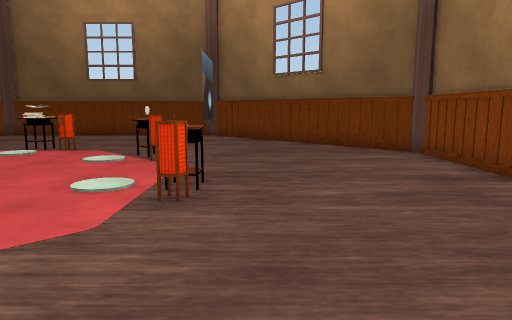
[1] (above)

16 first-person views from a walk through a scene from a Unity 3-D project. The camera is 1.3 m above the floor, tilts 8° down and sees 70° across. The floor is counted in squares, 1 m on a side. Each view is taken from the middle of a square. On the plan, view 1 faces up. The plan holds only what a view shows up to about 15 squares ahead; the rest is blank. The place goes on beyond the plan. The player is left out.

[2]
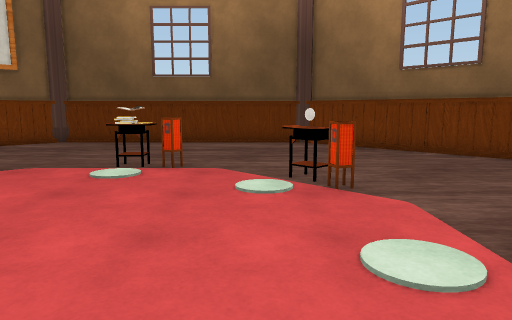

[3]
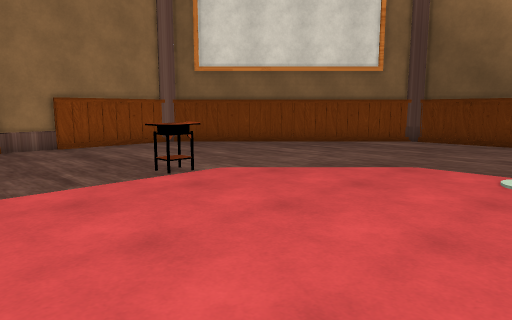

[4]
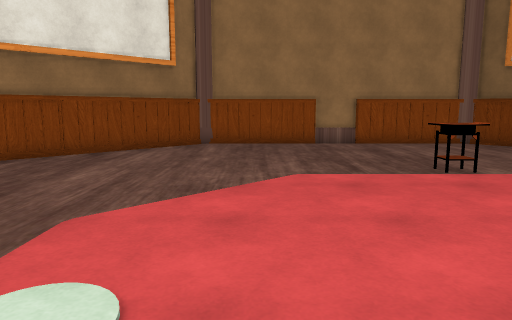

[5]
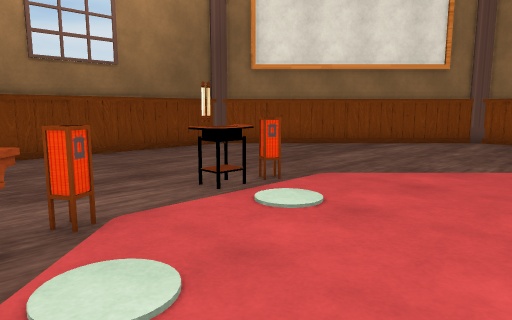

[6]
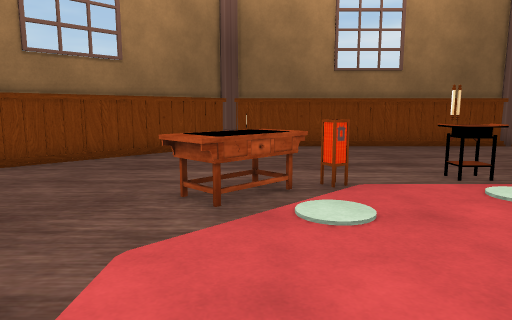

[7]
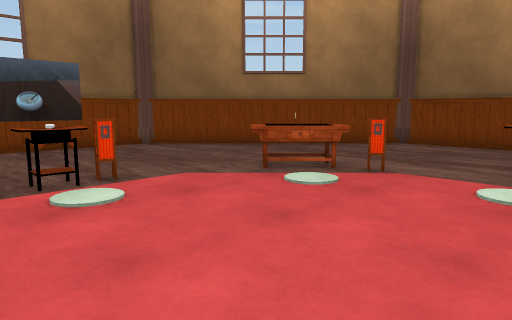

[8]
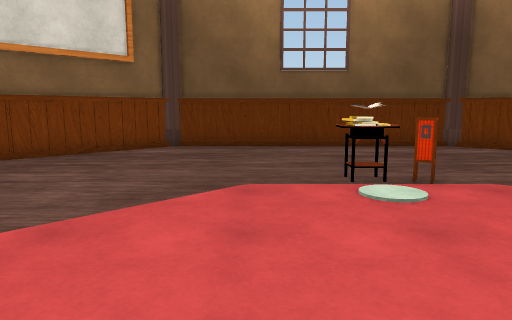

[9]
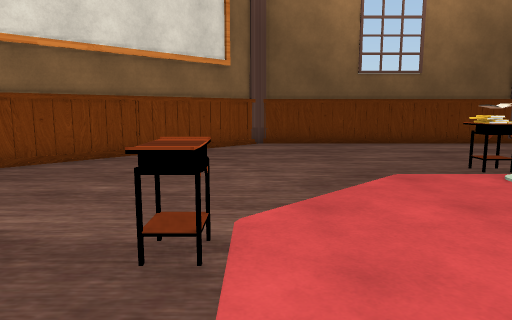

[10]
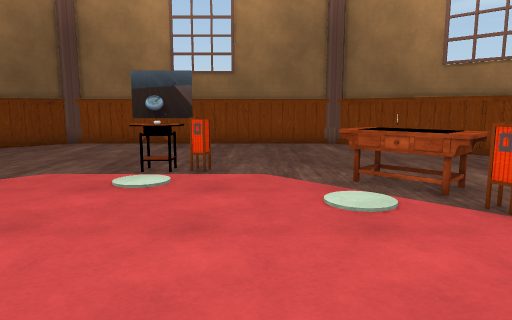

[11]
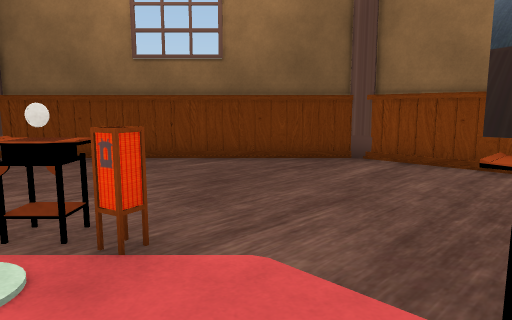

[12]
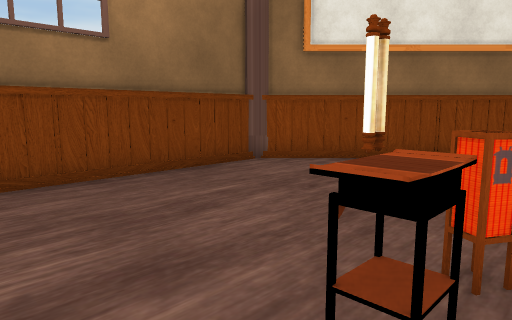

[13]
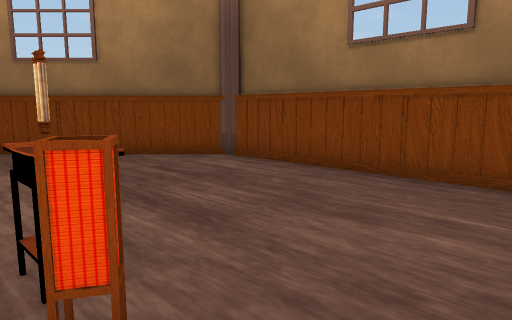

[14]
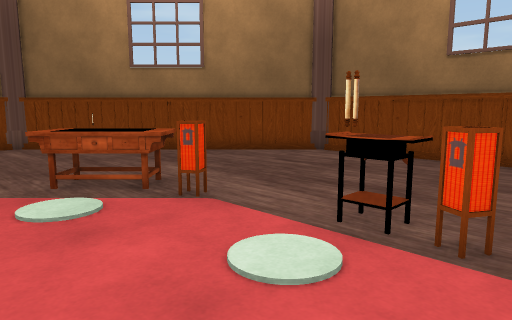

[15]
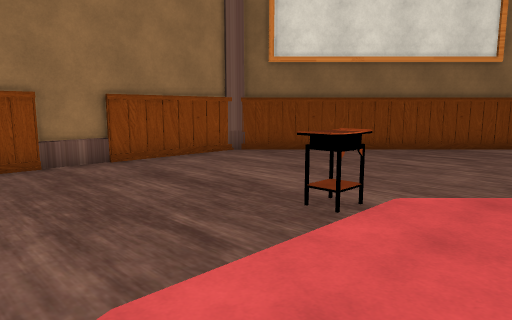

[16]
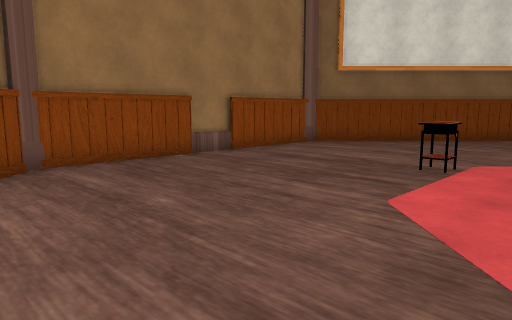

### Floor plan
Key: @ floor where view 1 was taken; # wall or solid block; . floor; T table; O other object.
Columns run from 19 left of view 1 to 5 right of it. Each row starts with its distance up from view 1.
 18       #############
 17      ##...........##
 16     ##.............##
 15    ##...............##
 14   ##.................##
 13  ##...................##
 12 ##..........OO.........##
 11 #............O..O.......#
 10 #...............O.......#
  9 #...............OO......#
  8 #.....T.................#
  7 #.....T...........O.....#
  6 #.................O.....#
  5 #.................O.....#
  4 #.......................#
  3 #.......................#
  2 #...............OO......#
  1 #..............OOO......#
  0 ##.........OO...O..@...##
 -1  ##...................##
 -2   ##.................##
 -3    ##...............##
 -4     ##.............##
 -5      ##...........##
 -6       #############

Where each view was taken, in squares from view 1:
view 1: 0 up, 0 right, facing up
view 2: 3 up, 4 left, facing up
view 3: 3 up, 6 left, facing up-left
view 4: 3 up, 5 left, facing left
view 5: 5 up, 3 left, facing down-left
view 6: 7 up, 3 left, facing down
view 7: 8 up, 8 left, facing down-right
view 8: 5 up, 9 left, facing up
view 9: 4 up, 12 left, facing up
view 10: 4 up, 9 left, facing right
view 11: 6 up, 4 left, facing up-right
view 12: 1 up, 5 left, facing down-left
view 13: 1 up, 10 left, facing down-right
view 14: 4 up, 9 left, facing down-right
view 15: 3 up, 10 left, facing up-left
view 16: 1 down, 10 left, facing up-left
